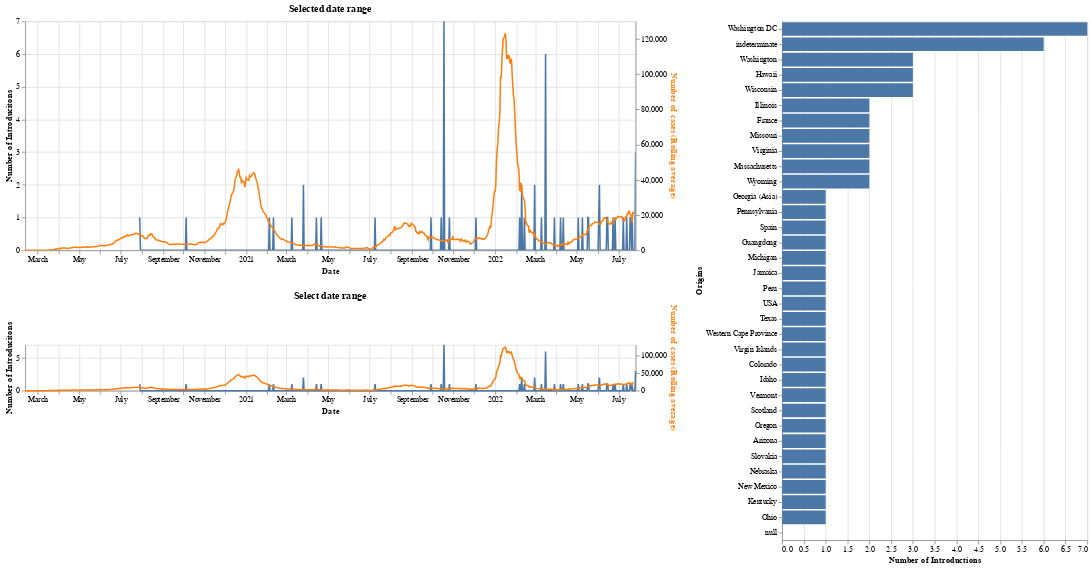

The code cell stored with this chart in its notebook:
### Code cell
# Plot number of introductions over time for a given location
brush = alt.selection_interval(
            encodings=["x"], mark=alt.BrushConfig(fill="green")
        )

bars = (
    alt.Chart(source_df)
    .mark_bar()
    .encode(
        x=alt.X("sum(count)", title="Number of Introductions"),
        y=alt.Y("origins", title="Origins", sort='-x'),
        tooltip=["sum(count)"],
    )
    .transform_filter(brush)
)

intro_base = alt.Chart(source_df).mark_line().encode(
    x = alt.X('mean_date', title="Date"),
    y = alt.Y('sum(count):Q',axis=alt.Axis(title='Number of Introducitons')),
    tooltip = ['mean_date', 'sum(count):Q']
)

intro_cases = alt.layer(intro_base, cases_line_plot).resolve_scale(
            y='independent'
        ).properties(width=800, height=300)

intro_upper = intro_cases.encode(
    alt.X('mean_date:T', scale=alt.Scale(domain=brush))
).properties(
    title = 'Selected date range'
)

intro_lower = intro_cases.properties(
    height=60,
    title = 'Select date range'
).add_selection(brush)

(intro_upper & intro_lower) | bars

### Figure 1 — Vega-Lite specification as saved in the notebook (floating-point values rounded to 4 significant figures; data arrays with more than 128 entries replaced by an {"elided": "..."} marker saying what was removed)
{"config": {"view": {"continuousWidth": 400, "continuousHeight": 300}}, "hconcat": [{"vconcat": [{"layer": [{"data": {"name": "data-bfe7dd2f90e43e993db6f99600a4c79b"}, "mark": "line", "encoding": {"tooltip": [{"field": "mean_date", "type": "temporal"}, {"aggregate": "sum", "field": "count", "type": "quantitative"}], "x": {"field": "mean_date", "title": "Date", "type": "temporal"}, "y": {"aggregate": "sum", "axis": {"title": "Number of Introducitons"}, "field": "count", "type": "quantitative"}}}, {"data": {"name": "data-99c1f6766cfdc244dfb360bc31ecfd33"}, "mark": "line", "encoding": {"color": {"value": "#ff7f0e"}, "tooltip": [{"field": "date", "type": "temporal"}, {"field": "new_cases_rolling_avg", "type": "quantitative"}], "x": {"field": "date", "title": "Date", "type": "temporal"}, "y": {"axis": {"title": "Number of cases (Rolling average)", "titleColor": "#ff7f0e"}, "field": "new_cases_rolling_avg", "type": "quantitative"}}}], "encoding": {"x": {"field": "mean_date", "scale": {"domain": {"selection": "selector003"}}, "type": "temporal"}}, "height": 300, "resolve": {"scale": {"y": "independent"}}, "title": "Selected date range", "width": 800}, {"layer": [{"data": {"name": "data-bfe7dd2f90e43e993db6f99600a4c79b"}, "mark": "line", "encoding": {"tooltip": [{"field": "mean_date", "type": "temporal"}, {"aggregate": "sum", "field": "count", "type": "quantitative"}], "x": {"field": "mean_date", "title": "Date", "type": "temporal"}, "y": {"aggregate": "sum", "axis": {"title": "Number of Introducitons"}, "field": "count", "type": "quantitative"}}, "selection": {"selector003": {"type": "interval", "encodings": ["x"], "mark": {"fill": "green"}}}}, {"data": {"name": "data-99c1f6766cfdc244dfb360bc31ecfd33"}, "mark": "line", "encoding": {"color": {"value": "#ff7f0e"}, "tooltip": [{"field": "date", "type": "temporal"}, {"field": "new_cases_rolling_avg", "type": "quantitative"}], "x": {"field": "date", "title": "Date", "type": "temporal"}, "y": {"axis": {"title": "Number of cases (Rolling average)", "titleColor": "#ff7f0e"}, "field": "new_cases_rolling_avg", "type": "quantitative"}}}], "height": 60, "resolve": {"scale": {"y": "independent"}}, "title": "Select date range", "width": 800}]}, {"data": {"name": "data-bfe7dd2f90e43e993db6f99600a4c79b"}, "mark": "bar", "encoding": {"tooltip": [{"aggregate": "sum", "field": "count", "type": "quantitative"}], "x": {"aggregate": "sum", "field": "count", "title": "Number of Introductions", "type": "quantitative"}, "y": {"field": "origins", "sort": "-x", "title": "Origins", "type": "nominal"}}, "transform": [{"filter": {"selection": "selector003"}}]}], "$schema": "https://vega.github.io/schema/vega-lite/v4.17.0.json", "datasets": {"data-bfe7dd2f90e43e993db6f99600a4c79b": {"elided": "737 records"}, "data-99c1f6766cfdc244dfb360bc31ecfd33": {"elided": "893 records"}}}
